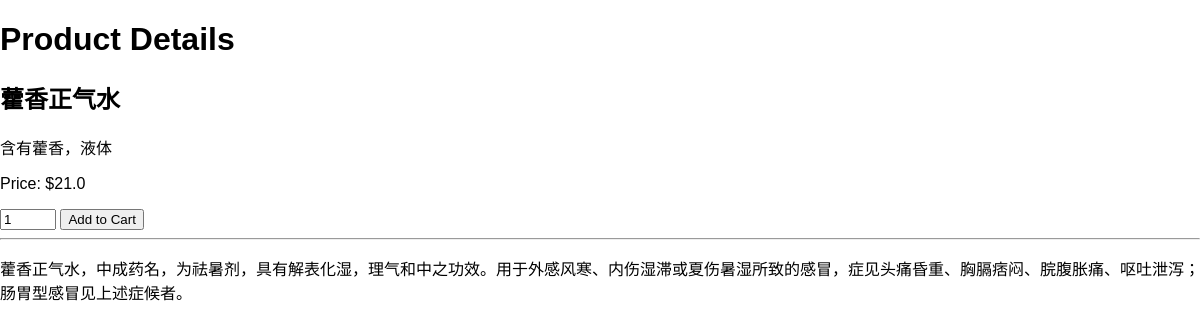
Page /product/1 on the committed database.
### bcart.py (models this page shows, shortened)
class Product(db.Model):
    id = db.Column(db.Integer, primary_key=True)
    name = db.Column(db.String(100), nullable=False)
    catalog = db.Column(db.String(50),)
    size = db.Column(db.String(250),)
    price = db.Column(db.Float,)
    short_description = db.Column(db.Text,)
    long_description = db.Column(db.Text,)
    image_path = db.Column(db.Text,)
    create_on = db.Column(DateTime,default = datetime.now)

### bcart.py (the view)
@app.route('/product/<int:product_id>')
def product_detail(product_id):
    product = Product.query.get(product_id)
    return render_template('product.html', product=product)

### templates/product.html (shortened to what this page needs)
<!DOCTYPE html>
<html>
<head>
     <link rel="stylesheet" type="text/css" href="{{ url_for('static', filename='css/style.css') }}">
</head>
<body>
    <h1>Product Details</h1>
    <h2>{{ product.name }}</h2>
    <p>{{ product.short_description }}</p>
    <p>Price: ${{ product.price }}</p>
    <form method="POST" action="{{ url_for('cart') }}">
        <input type="number" name="quantity" value="1" min="1" max="10">
        <button type="submit">Add to Cart</button>
    </form>
    <hr>
    <p>{{ product.long_description }}</p>
</body>
</html>

### static/style.css (style rules this page uses)
body { font-family: Arial, sans-serif; margin: 0; padding: 0; }

### rows in the picture
Product: name "藿香正气水", short_description "含有藿香，液体", price "21.0", long_description "藿香正气水，中成药名，为祛暑剂，具有解表化湿，理气和中之功效。用于外感风寒、内伤湿滞或夏伤暑湿所致的感冒，症见头痛昏重、胸膈痞闷、脘腹胀痛、呕吐泄泻；肠胃型感冒见上述症候者。"
